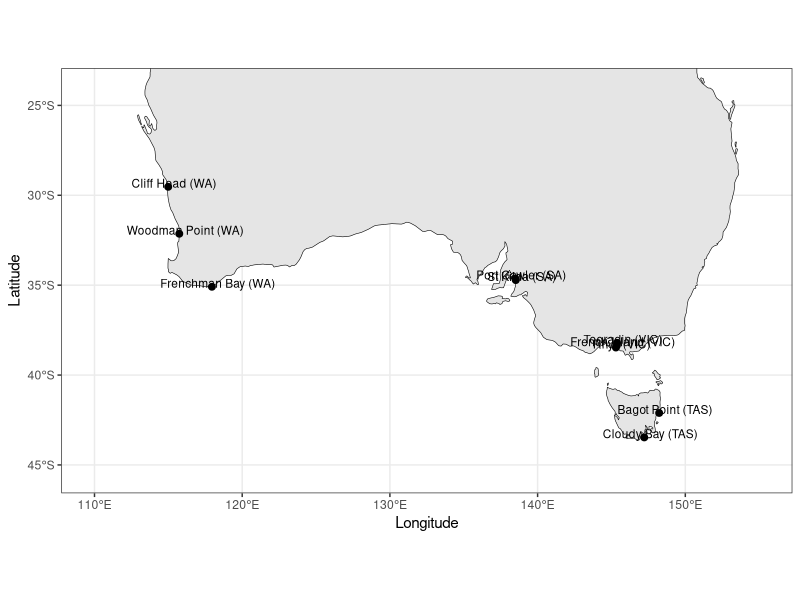

Reproduce this figure in R.

library(ggplot2)
install.packages("rnaturalearth")
library(rnaturalearth)
library(sf)

aus <- ne_countries(scale = "medium", country = "Australia", returnclass = "sf")

sites <- data.frame(
  Site = c("Woodman Point (WA)", "Cliff Head (WA)", "Frenchman Bay (WA)",
           "St Kilda (SA)", "Port Gawler (SA)", "Tooradin (VIC)",
           "Rhyll (VIC)", "French Island (VIC)", "Cloudy Bay (TAS)",
           "Bagot Point (TAS)"),
  lon = c(115.74, 114.99, 117.95, 138.52, 138.49, 145.38, 145.30, 145.37, 147.22, 148.23),
  lat = c(-32.14, -29.53, -35.09, -34.72, -34.63, -38.21, -38.47, -38.35, -43.47, -42.11)
)

ggplot() +
  geom_sf(data = aus, fill = "grey90", colour = "black") +
  geom_point(data = sites, aes(lon, lat), size = 2) +
  geom_text(data = sites, aes(lon, lat, label = Site),
            nudge_x = 0.4, nudge_y = 0.2, size = 3) +
  coord_sf(xlim = c(110, 155), ylim = c(-45.5, -24)) +
  theme_bw() +
  labs(x = "Longitude", y = "Latitude")
